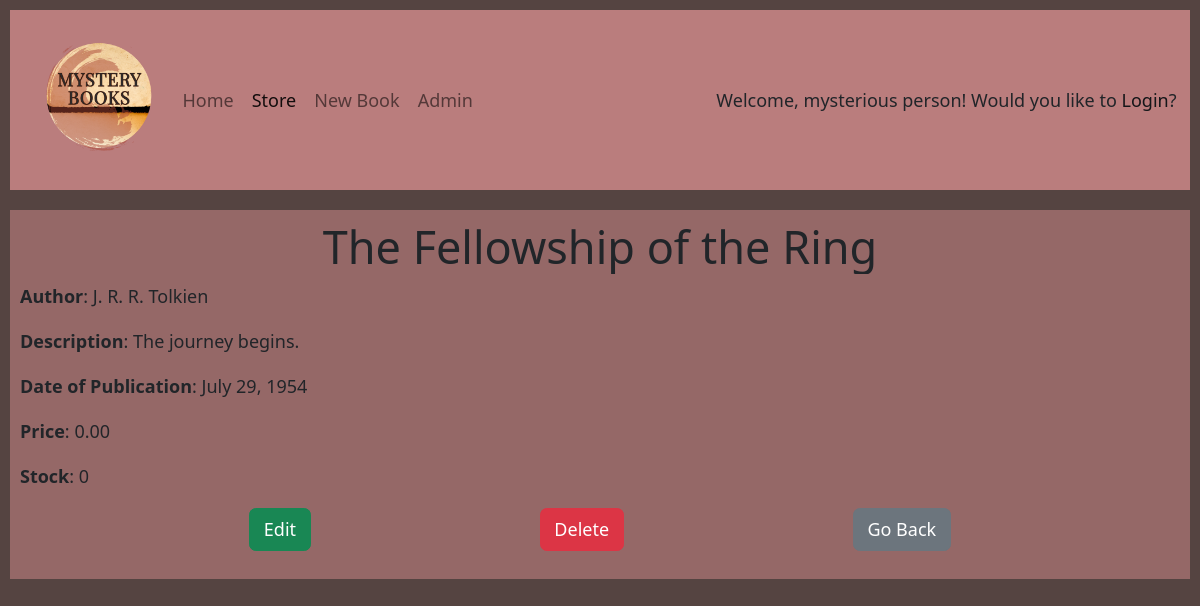
/store/2, run on an earlier commit of the app's database.
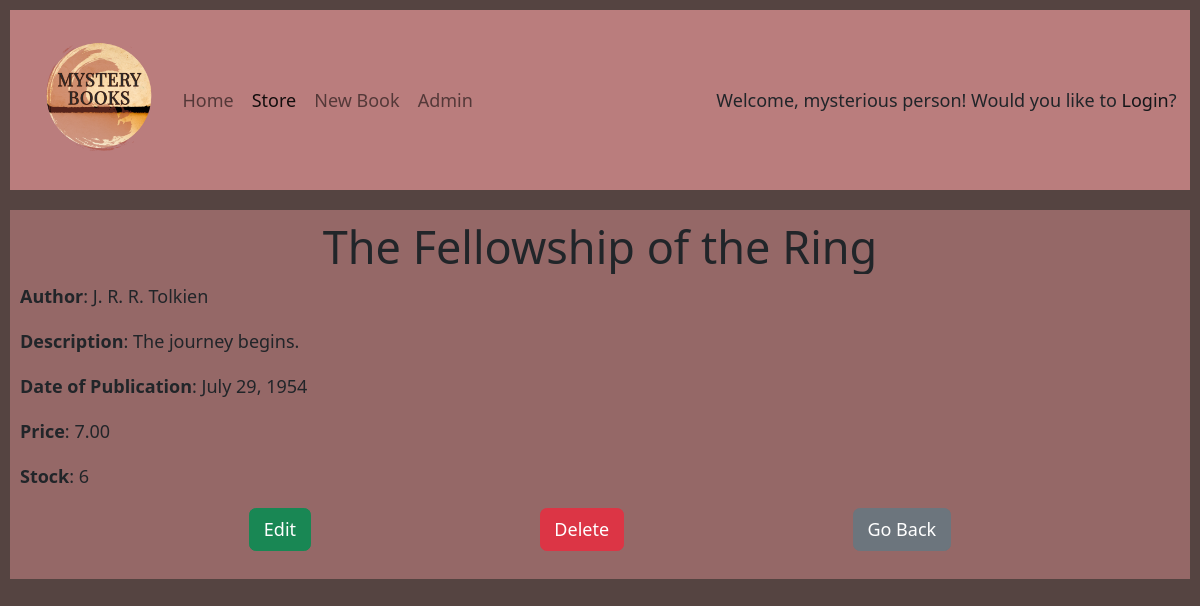
And on a later commit of the database.
### store/models.py (models this page shows)
class Book(models.Model):
    title = models.CharField(max_length=200)
    author = models.CharField(max_length=200)
    description = models.TextField()
    publish_date = models.DateField(default=datetime.date.today)
    price = models.DecimalField(decimal_places=2, max_digits=8)
    stock = models.IntegerField(default=0)

### store/views.py (the view)
# urls.py: path('store/<int:book_id>', views.book_details, name='book_details'),
def book_details(request, book_id):
    context = {
        'menu': 'store',
        'hide_book_details': False,
    }
    try:
        book = Book.objects.get(id=book_id)
        context['title'] = book.title
        context['book'] = book
    except:
        context['title'] = 'The book you are looking for is not available'
        context['hide_book_details'] = True
    return render(request, 'store/book_details.html', context)

### store/templates/store/book_details.html (shortened to what this page needs)
{% extends "base.html" %}
{% block content %}
    {% if hide_book_details %}
        <p><a type="text/button" class="btn btn-secondary" role="button" href="{% url 'store' %}">Back to Store</a></p>
    {% else %}
        <section class="book-details">
            <p><strong>Author</strong>: {{ book.author }}</p>
            <p><strong>Description</strong>: {{ book.description }}</p>
            <p><strong>Date of Publication</strong>: {{ book.publish_date }}</p>
            <p><strong>Price</strong>: {{ book.price }}</p>
            <p><strong>Stock</strong>: {{ book.stock }}</p>
            <p class="book-details-buttons">
                <a type="text/button" class="btn btn-success" role="button" href="{% url 'edit_book' book.id %}">Edit</a>
                  <button type="button" class="btn btn-danger" data-bs-toggle="modal" data-bs-target="#modal">Delete</button>
                <a type="text/button" class="btn btn-secondary" role="button" href="{% url 'store' %}">Go Back</a>
            </p>
        </section>
    {% endif %}
{% endblock %}

### store/templates/base.html (shortened to what this page needs)
{% load static %}
<!DOCTYPE html>
<html lang="en">
    <head>
        <link rel="stylesheet" href="https://cdn.jsdelivr.net/npm/bootstrap@5.2.3/dist/css/bootstrap.min.css">
        <link rel="stylesheet" href="{% static 'base/css/styles.css' %}">
    </head>
    <body>
        <header>
            <nav class="navbar navbar-expand-md">
                <div class="container-fluid">
                    <a class="navbar-brand" href="#">
                        <img src="{% static 'base/image/logo.png' %}" alt="Mystery Books logo" class="d-inline-block align-text-top page-logo">
                    </a>
                    <div class="collapse navbar-collapse" id="navbarNav">
                        <ul class="navbar-nav">
                            <li class="nav-item">
                                {% if menu == 'home' %}
                                    <a class="nav-link active" aria-current="page" href="{% url 'index' %}">Home</a>
                                {% else %}
                                    <a class="nav-link" href="{% url 'index' %}">Home</a>
                                {% endif %}
                            </li>
                            <li class="nav-item">
                                {% if menu == 'store' %}
                                    <a class="nav-link active" aria-current="page" href="{% url 'store' %}">Store</a>
                                {% else %}
                                    <a class="nav-link" href="{% url 'store' %}">Store</a>
                                {% endif %}
                            </li>
                            <li class="nav-item">
                                {% if menu == 'new_book' %}
                                    <a class="nav-link active" aria-current="page" href="{% url 'new_book' %}">New Book</a>
                                {% else %}
                                    <a class="nav-link" href="{% url 'new_book' %}">New Book</a>
                                {% endif %}
                            </li>
                            <li class="nav-item">
                                <a class="nav-link" href="{% url 'admin:index' %}">Admin</a>
                            </li>
                        </ul>
                    </div>
                    <div>
                        {% if request.user.is_authenticated %}
                                Welcome,
                                {% if request.user.first_name %}
                                    {{ request.user.first_name }}!
                                {% else %}
                                    {{ request.user.username}}!
                                {% endif %}
                        {% else %}
                                Welcome, mysterious person!
                                Would you like to <a href="{% url 'admin:index' %}">Login</a>?
                        {% endif %}
                    </div>
                </div>
            </nav>
        </header>
        <main>
            <h1 class="title">{{ title }}</h1>
            {% block content %}
            {% endblock %}
        </main>
    </body>
</html>

What changed in the data, as far as the page shows it:
changed Book "The Fellowship of the Ring": price "0.00" → "7.00"; stock "0" → "6"
